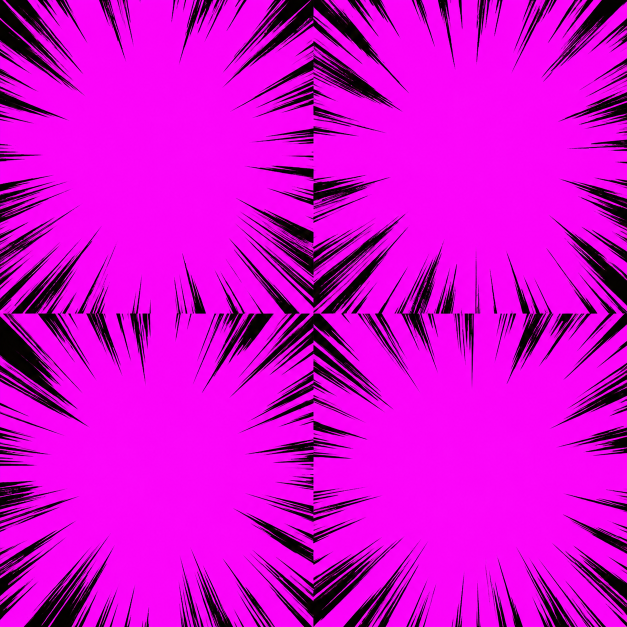
#> input picture tools/texgen/atlas_src/atlas37_speedlines.png, 1254 x 1254 px (shown at 1/2 size)
$ python process37.py
#> lines starting #> are read from the running program, lines starting #| are printed output that depends on the picture
"""Атлас 37: линии скорости тушью (2×2 варианта для дрожания) на пурпуре → UI/speed_lines.png (2×2 по 512)."""
import numpy as np
from PIL import Image
a = np.asarray(Image.open('atlas_src/atlas37_speedlines.png').convert('RGB')).astype(np.float32) / 255
E = [0, 627, 1254]
S = Image.new('RGBA', (1024, 1024), (0, 0, 0, 0))
#> S: PIL image 1024x1024 RGBA; every value is 0
for i in range(4):
    r, c = divmod(i, 2); cc = a[E[r]:E[r + 1], E[c]:E[c + 1]]
    m = np.minimum(cc[..., 0], cc[..., 2]) - cc[..., 1]
    al = np.clip((0.86 - m) / 0.78, 0, 1)
    v = np.zeros_like(al)   # тушь — чёрная, альфа — покрытие
    S.paste(Image.fromarray((np.dstack([v, v, v, al]) * 255).astype(np.uint8), 'RGBA').resize((512, 512), Image.LANCZOS), (c * 512, r * 512))
#> this loop made 4 passes
#> pass 1, `cc = a[E[r]:E[r + 1], E[c]:E[c + 1]]`:
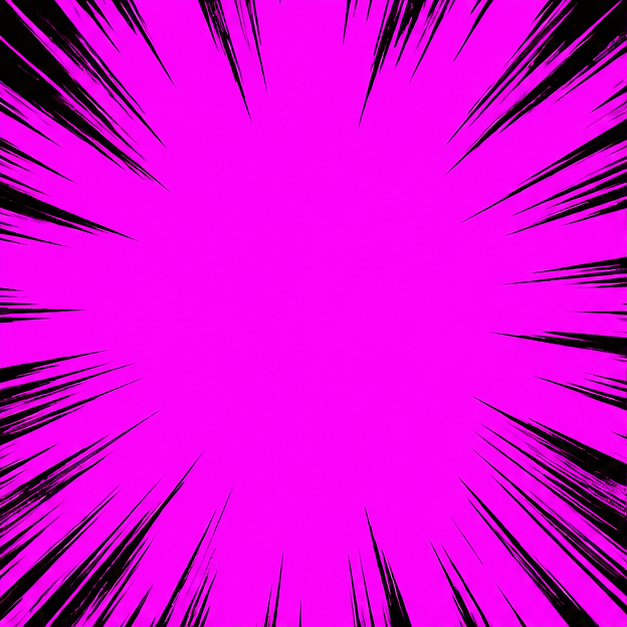
#> cc: shape (627, 627, 3) float32; mean R, G, B 0.842, 0.0205, 0.834
#> pass 1, `m = np.minimum(cc[..., 0], cc[..., 2]) - cc[..., 1]`:
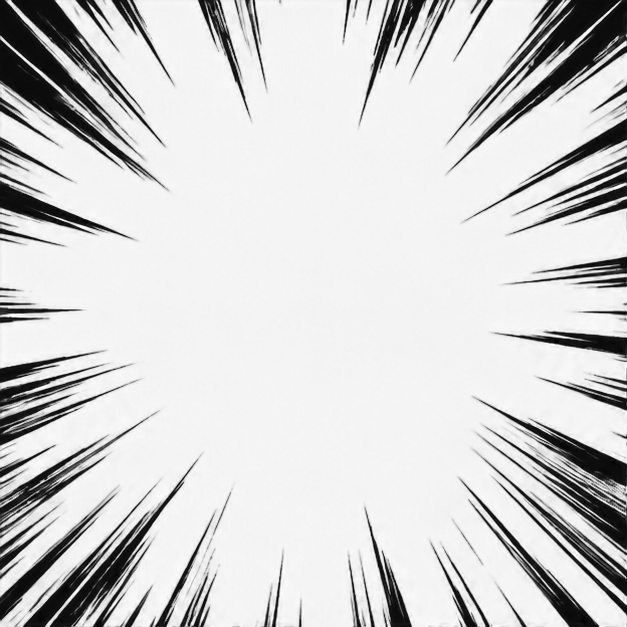
#> m: shape (627, 627) float32; min -0.0549, max 1, mean 0.814; drawn with min black and max white
#> pass 1, `al = np.clip((0.86 - m) / 0.78, 0, 1)`:
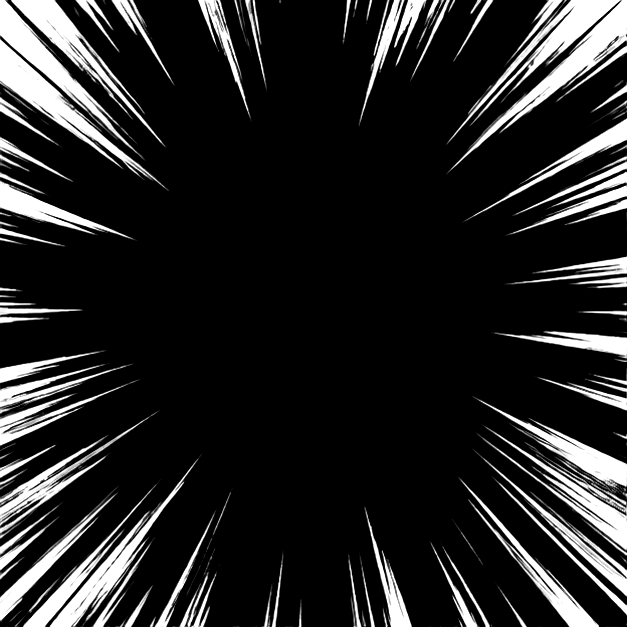
#> al: shape (627, 627) float32; min 0, max 1, mean 0.146
#> pass 2, `cc = a[E[r]:E[r + 1], E[c]:E[c + 1]]`:
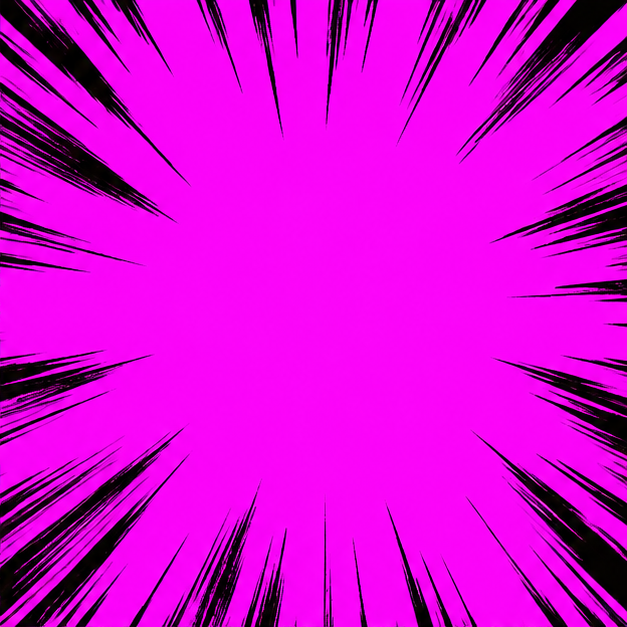
#> cc: shape (627, 627, 3) float32; mean R, G, B 0.837, 0.0203, 0.829
#> after the loop:
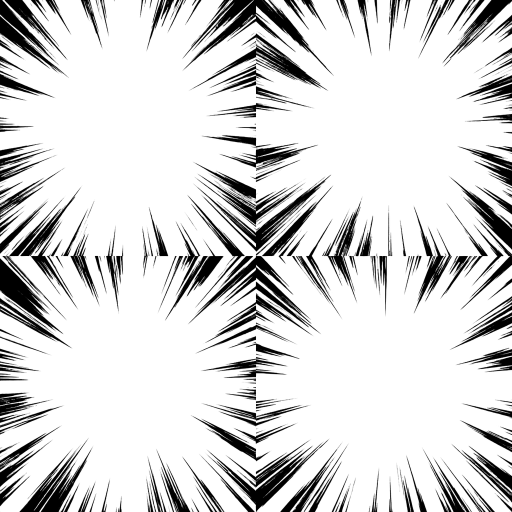
#> S: PIL image 1024x1024 RGBA (shown at 1/2 size); mean R, G, B, A 0, 0, 0, 38.5; transparent parts drawn white
S.save('../../Assets/_Project/Resources/UI/speed_lines.png'); print('ok')
#| ok

$ run again, with tools/texgen/atlas_src/atlas11_items.png copied over tools/texgen/atlas_src/atlas37_speedlines.png
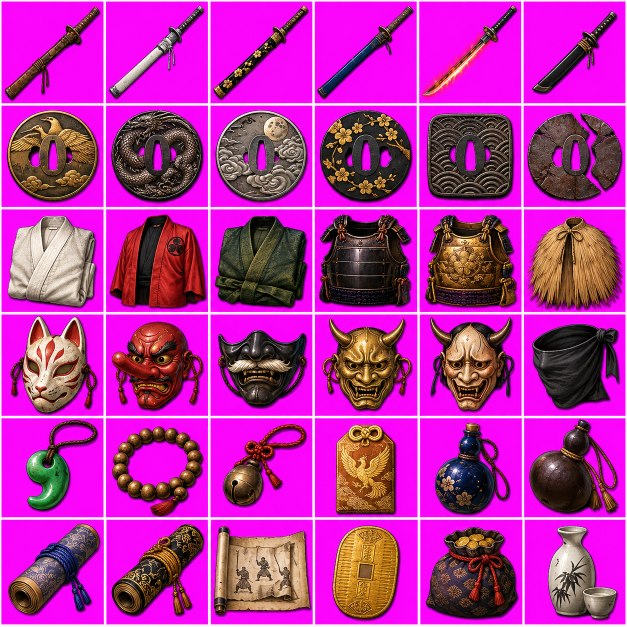
#> input picture tools/texgen/atlas_src/atlas11_items.png, 1254 x 1254 px (shown at 1/2 size)
#> the loop `for i in range(4):` made 4 passes
#> pass 1, `al = np.clip((0.86 - m) / 0.78, 0, 1)`:
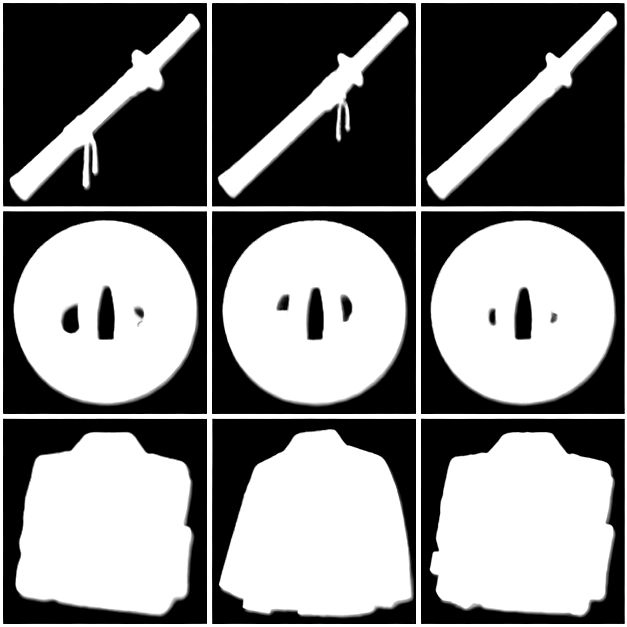
#> al: shape (627, 627) float32; min 0, max 1, mean 0.498
#> after the loop `for i in range(4):`:
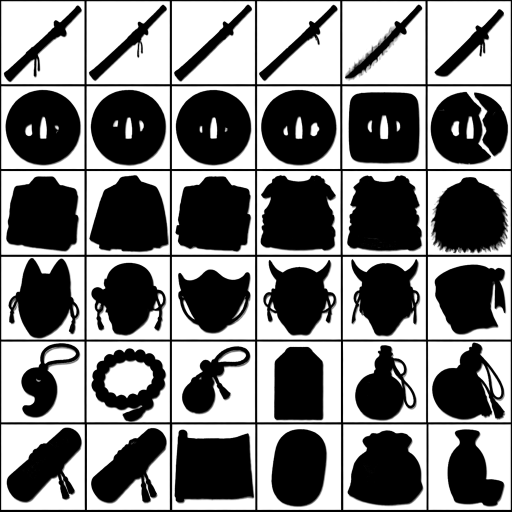
#> S: PIL image 1024x1024 RGBA (shown at 1/2 size); mean R, G, B, A 0, 0, 0, 125.8; transparent parts drawn white
#| ok
